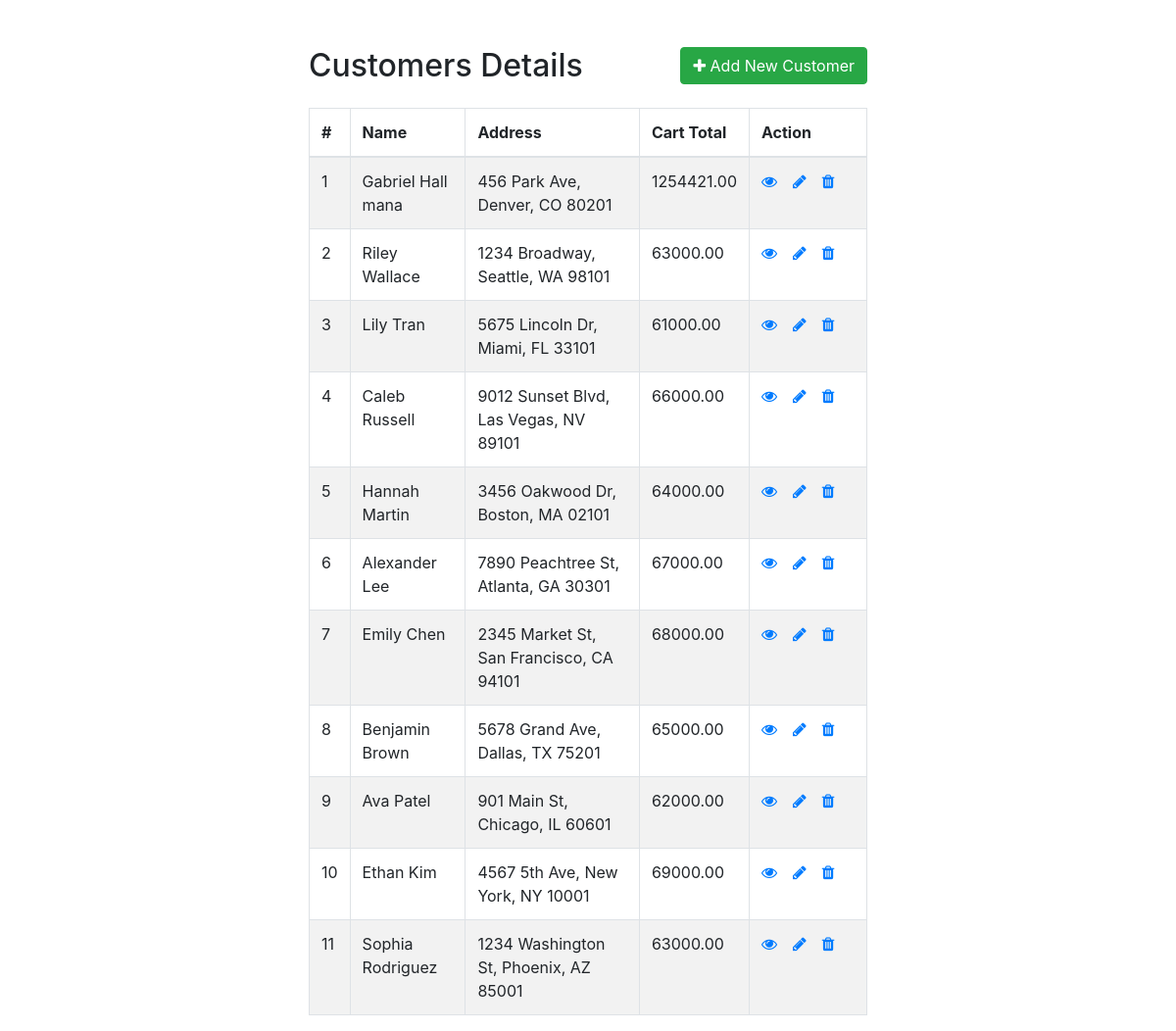
The page / on the database its author committed.
### tables this page shows
CREATE TABLE `customers` (
  `id` int(11) NOT NULL,
  `name` varchar(100) NOT NULL,
  `address` text NOT NULL,
  `cart_total` decimal(10,2) NOT NULL
);

### index.php (the view, shortened to what this page needs)
<!DOCTYPE html>
<html lang="en">
<head>
    <link rel="stylesheet" href="https://stackpath.bootstrapcdn.com/bootstrap/4.5.2/css/bootstrap.min.css">
    <link rel="stylesheet" href="https://maxcdn.bootstrapcdn.com/font-awesome/4.7.0/css/font-awesome.min.css">
</head>
<body>
    <div class="wrapper">
        <div class="container-fluid">
            <div class="row">
                <div class="col-md-12">
                    <div class="mt-5 mb-3 clearfix">
                        <h2 class="pull-left">Customers Details</h2>
                        <a href="create.php" class="btn btn-success pull-right"><i class="fa fa-plus"></i> Add New Customer</a>
                    </div>
                    <?php
                    require_once "config.php";
                    $sql = "SELECT * FROM customers";
                    if ($result = mysqli_query($link, $sql)) {
                        if (mysqli_num_rows($result) > 0) {
                            echo '<table class="table table-bordered table-striped">';
                            echo "<thead>";
                            echo "<tr>";
                            echo "<th>#</th>";
                            echo "<th>Name</th>";
                            echo "<th>Address</th>";
                            echo "<th>Cart Total</th>";
                            echo "<th>Action</th>";
                            echo "</tr>";
                            echo "</thead>";
                            echo "<tbody>";
                            while ($row = mysqli_fetch_array($result)) {
                                echo "<tr>";
                                echo "<td>" . $row['id'] . "</td>";
                                echo "<td>" . $row['name'] . "</td>";
                                echo "<td>" . $row['address'] . "</td>";
                                echo "<td>" . $row['cart_total'] . "</td>";
                                echo "<td>";
                                echo '<a href="read.php?id=' . $row['id'] . '" class="mr-3" title="View Record" data-toggle="tooltip"><span class="fa fa-eye"></span></a>';
                                echo '<a href="update.php?id=' . $row['id'] . '" class="mr-3" title="Update Record" data-toggle="tooltip"><span class="fa fa-pencil"></span></a>';
                                echo '<a href="delete.php?id=' . $row['id'] . '" title="Delete Record" data-toggle="tooltip"><span class="fa fa-trash"></span></a>';
                                echo "</td>";
                                echo "</tr>";
                            }
                            echo "</tbody>";
                            echo "</table>";
                        } else {
                            echo '<div class="alert alert-danger"><em>No records were found.</em></div>';
                        }
                    } else {
                        echo "Oops! Something went wrong. Please try again later.";
                    }
                    ?>
                </div>
            </div>
        </div>
    </div>
</body>
</html>

### index.php (style rules this page uses)
.wrapper { width: 600px; margin: 0 auto; }
table tr td:last-child { width: 120px; }

### rows shown on the page
customers: id "1", name "Gabriel Hall mana", address "456 Park Ave, Denver, CO 80201", cart_total "1254421.00"
customers: id "2", name "Riley Wallace", address "1234 Broadway, Seattle, WA 98101", cart_total "63000.00"
customers: id "3", name "Lily Tran", address "5675 Lincoln Dr, Miami, FL 33101", cart_total "61000.00"
customers: id "4", name "Caleb Russell", address "9012 Sunset Blvd, Las Vegas, NV 89101", cart_total "66000.00"
customers: id "5", name "Hannah Martin", address "3456 Oakwood Dr, Boston, MA 02101", cart_total "64000.00"
customers: id "6", name "Alexander Lee", address "7890 Peachtree St, Atlanta, GA 30301", cart_total "67000.00"
customers: id "7", name "Emily Chen", address "2345 Market St, San Francisco, CA 94101", cart_total "68000.00"
customers: id "8", name "Benjamin Brown", address "5678 Grand Ave, Dallas, TX 75201", cart_total "65000.00"
customers: id "9", name "Ava Patel", address "901 Main St, Chicago, IL 60601", cart_total "62000.00"
customers: id "10", name "Ethan Kim", address "4567 5th Ave, New York, NY 10001", cart_total "69000.00"
customers: id "11", name "Sophia Rodriguez", address "1234 Washington St, Phoenix, AZ 85001", cart_total "63000.00"
